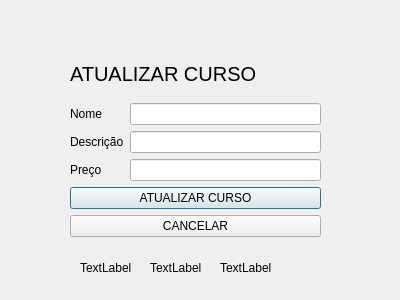
<?xml version="1.0" encoding="UTF-8"?>
<ui version="4.0">
 <class>UpdateCourse</class>
 <widget class="QDialog" name="UpdateCourse">
  <property name="geometry">
   <rect>
    <x>0</x>
    <y>0</y>
    <width>400</width>
    <height>300</height>
   </rect>
  </property>
  <property name="windowTitle">
   <string>Dialog</string>
  </property>
  <widget class="QLabel" name="name_test">
   <property name="geometry">
    <rect>
     <x>220</x>
     <y>260</y>
     <width>55</width>
     <height>16</height>
    </rect>
   </property>
   <property name="text">
    <string>TextLabel</string>
   </property>
  </widget>
  <widget class="QLabel" name="description_test">
   <property name="geometry">
    <rect>
     <x>80</x>
     <y>260</y>
     <width>55</width>
     <height>16</height>
    </rect>
   </property>
   <property name="text">
    <string>TextLabel</string>
   </property>
  </widget>
  <widget class="QLabel" name="price_test">
   <property name="geometry">
    <rect>
     <x>150</x>
     <y>260</y>
     <width>55</width>
     <height>16</height>
    </rect>
   </property>
   <property name="text">
    <string>TextLabel</string>
   </property>
  </widget>
  <widget class="QWidget" name="">
   <property name="geometry">
    <rect>
     <x>70</x>
     <y>50</y>
     <width>251</width>
     <height>187</height>
    </rect>
   </property>
   <layout class="QVBoxLayout" name="verticalLayout_2">
    <item>
     <layout class="QVBoxLayout" name="verticalLayout">
      <item>
       <widget class="QLabel" name="label_4">
        <property name="styleSheet">
         <string notr="true">font-size: 20px</string>
        </property>
        <property name="text">
         <string>ATUALIZAR CURSO</string>
        </property>
       </widget>
      </item>
      <item>
       <layout class="QGridLayout" name="gridLayout">
        <item row="2" column="0">
         <widget class="QLabel" name="label_3">
          <property name="text">
           <string>Preço</string>
          </property>
         </widget>
        </item>
        <item row="0" column="0">
         <widget class="QLabel" name="label">
          <property name="text">
           <string>Nome</string>
          </property>
         </widget>
        </item>
        <item row="1" column="0">
         <widget class="QLabel" name="label_2">
          <property name="text">
           <string>Descrição</string>
          </property>
         </widget>
        </item>
        <item row="0" column="2">
         <widget class="QLineEdit" name="tname_edit_course"/>
        </item>
        <item row="1" column="2">
         <widget class="QLineEdit" name="tdescription_edit_course"/>
        </item>
        <item row="2" column="2">
         <widget class="QLineEdit" name="tprice_edit_course"/>
        </item>
       </layout>
      </item>
      <item>
       <widget class="QPushButton" name="updateCourse_btn">
        <property name="text">
         <string>ATUALIZAR CURSO</string>
        </property>
       </widget>
      </item>
     </layout>
    </item>
    <item>
     <widget class="QPushButton" name="cancel_btn">
      <property name="text">
       <string>CANCELAR</string>
      </property>
     </widget>
    </item>
   </layout>
  </widget>
 </widget>
 <resources/>
 <connections/>
</ui>
